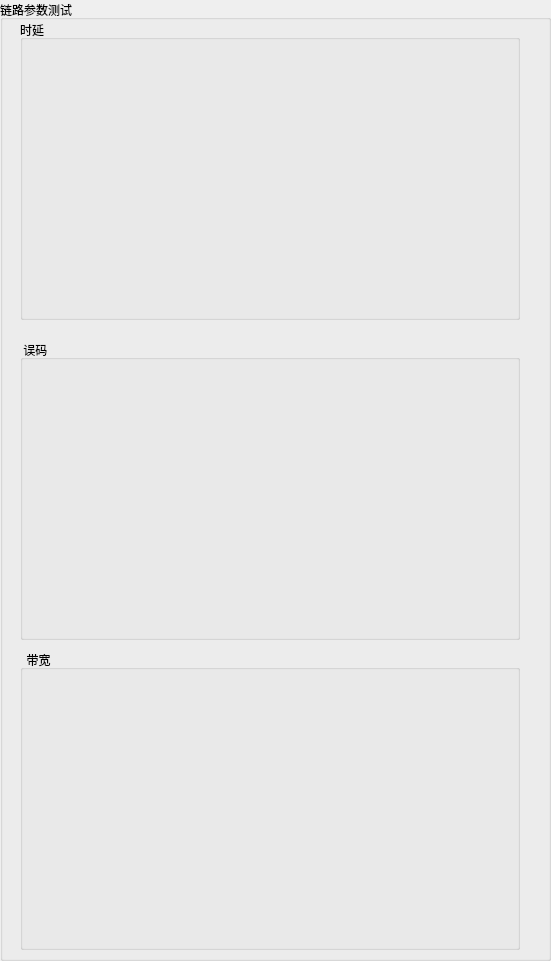
   <widget class="QGroupBox" name="groupBox_link_test">
    <property name="geometry">
     <rect>
      <x>1360</x>
      <y>0</y>
      <width>551</width>
      <height>961</height>
     </rect>
    </property>
    <property name="title">
     <string>链路参数测试</string>
    </property>
    <widget class="QGroupBox" name="groupBox_2">
     <property name="geometry">
      <rect>
       <x>20</x>
       <y>20</y>
       <width>500</width>
       <height>300</height>
      </rect>
     </property>
     <property name="title">
      <string>时延</string>
     </property>
     <widget class="QCustomPlot" name="widget_delay" native="true">
      <property name="geometry">
       <rect>
        <x>10</x>
        <y>30</y>
        <width>470</width>
        <height>261</height>
       </rect>
      </property>
     </widget>
    </widget>
    <widget class="QGroupBox" name="groupBox_3">
     <property name="geometry">
      <rect>
       <x>20</x>
       <y>340</y>
       <width>500</width>
       <height>300</height>
      </rect>
     </property>
     <property name="title">
      <string> 误码</string>
     </property>
     <widget class="QCustomPlot" name="widget_error" native="true">
      <property name="geometry">
       <rect>
        <x>10</x>
        <y>30</y>
        <width>470</width>
        <height>260</height>
       </rect>
      </property>
     </widget>
    </widget>
    <widget class="QGroupBox" name="groupBox_4">
     <property name="geometry">
      <rect>
       <x>20</x>
       <y>650</y>
       <width>500</width>
       <height>300</height>
      </rect>
     </property>
     <property name="title">
      <string>  带宽</string>
     </property>
     <widget class="QCustomPlot" name="widget_band" native="true">
      <property name="geometry">
       <rect>
        <x>10</x>
        <y>30</y>
        <width>470</width>
        <height>260</height>
       </rect>
      </property>
     </widget>
    </widget>
   </widget>
